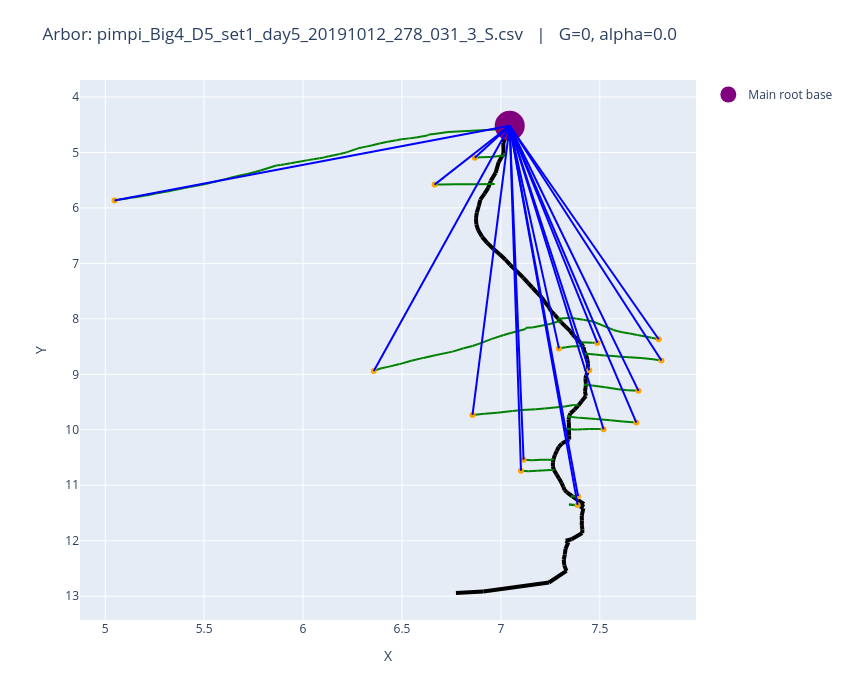
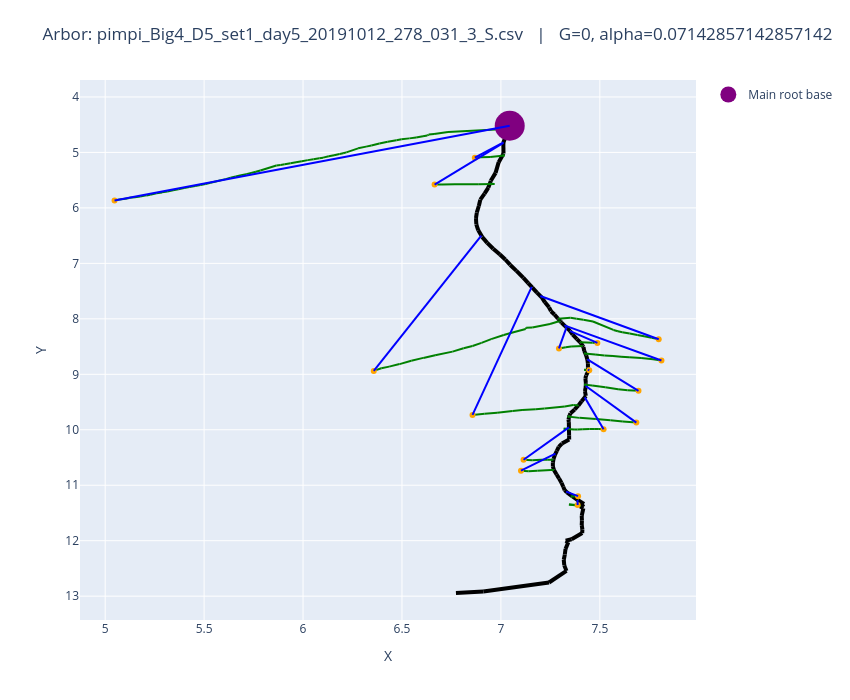
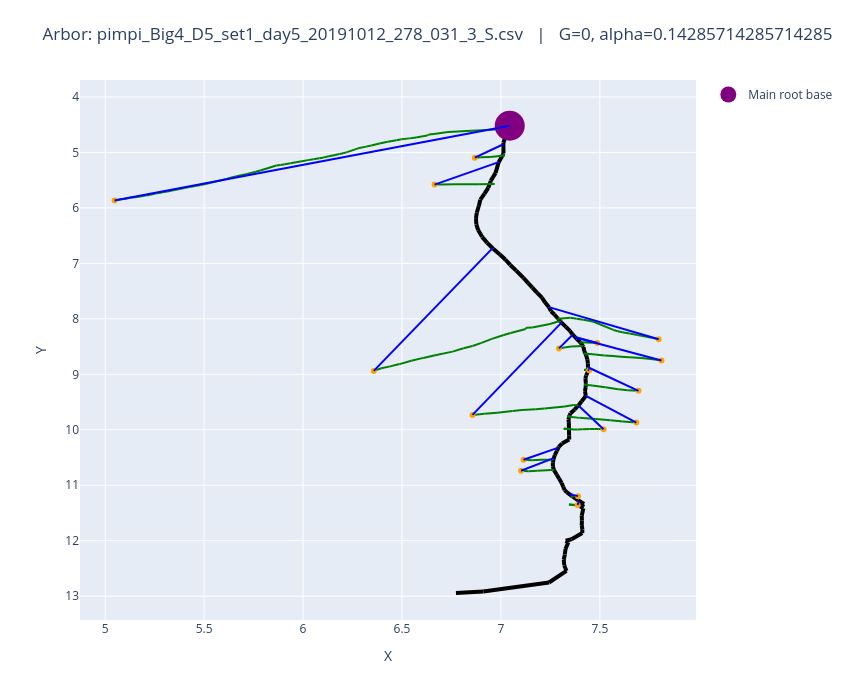
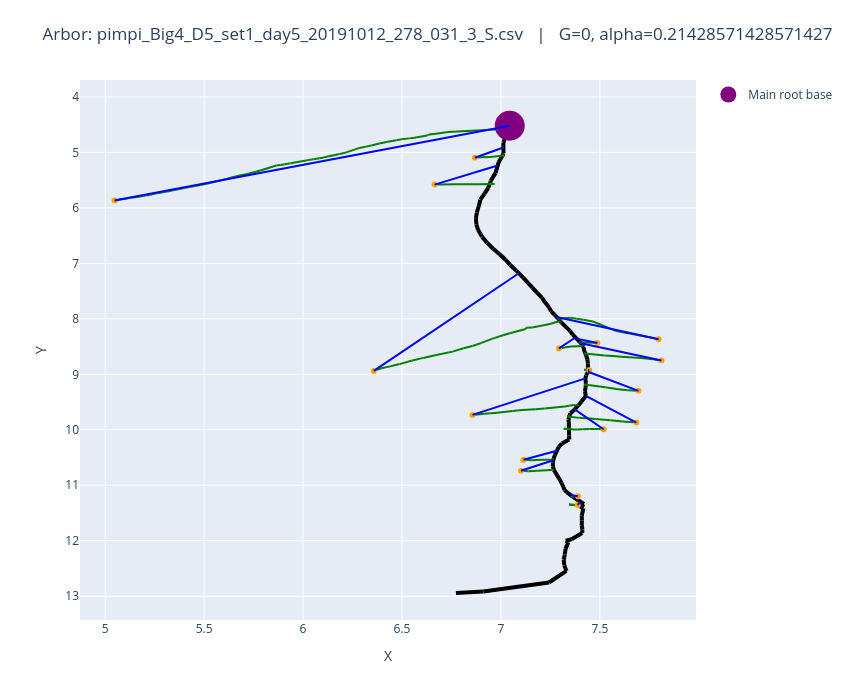

Write notebook code for charts like these, in order.
### Code cell
fname = last_day_files[1]
alphas = np.linspace(0, 1, 15)
evaluated2 = []

for a in alphas:
    draw.plot_arbors(fname, 0, a)
    evaluated2.append(pg.evaluate_parameters(fname, 0, a))
